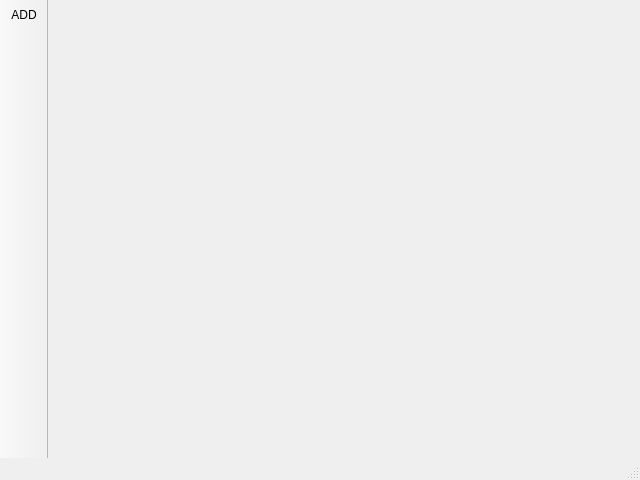
<?xml version="1.0" encoding="UTF-8"?>
<ui version="4.0">
 <class>MainWindow</class>
 <widget class="QMainWindow" name="MainWindow">
  <property name="geometry">
   <rect>
    <x>0</x>
    <y>0</y>
    <width>640</width>
    <height>480</height>
   </rect>
  </property>
  <property name="windowTitle">
   <string>MainWindow</string>
  </property>
  <widget class="QWidget" name="centralwidget"/>
  <widget class="QMenuBar" name="menubar">
   <property name="geometry">
    <rect>
     <x>0</x>
     <y>0</y>
     <width>640</width>
     <height>22</height>
    </rect>
   </property>
  </widget>
  <widget class="QStatusBar" name="statusbar"/>
  <widget class="QToolBar" name="toolBar">
   <property name="windowTitle">
    <string>toolBar</string>
   </property>
   <property name="movable">
    <bool>false</bool>
   </property>
   <property name="allowedAreas">
    <set>Qt::LeftToolBarArea</set>
   </property>
   <property name="iconSize">
    <size>
     <width>32</width>
     <height>24</height>
    </size>
   </property>
   <attribute name="toolBarArea">
    <enum>LeftToolBarArea</enum>
   </attribute>
   <attribute name="toolBarBreak">
    <bool>false</bool>
   </attribute>
   <addaction name="actionADD"/>
  </widget>
  <action name="actionADD">
   <property name="text">
    <string>ADD</string>
   </property>
   <property name="toolTip">
    <string>ADD</string>
   </property>
   <property name="shortcut">
    <string>Ctrl+A</string>
   </property>
  </action>
 </widget>
 <resources/>
 <connections/>
</ui>
